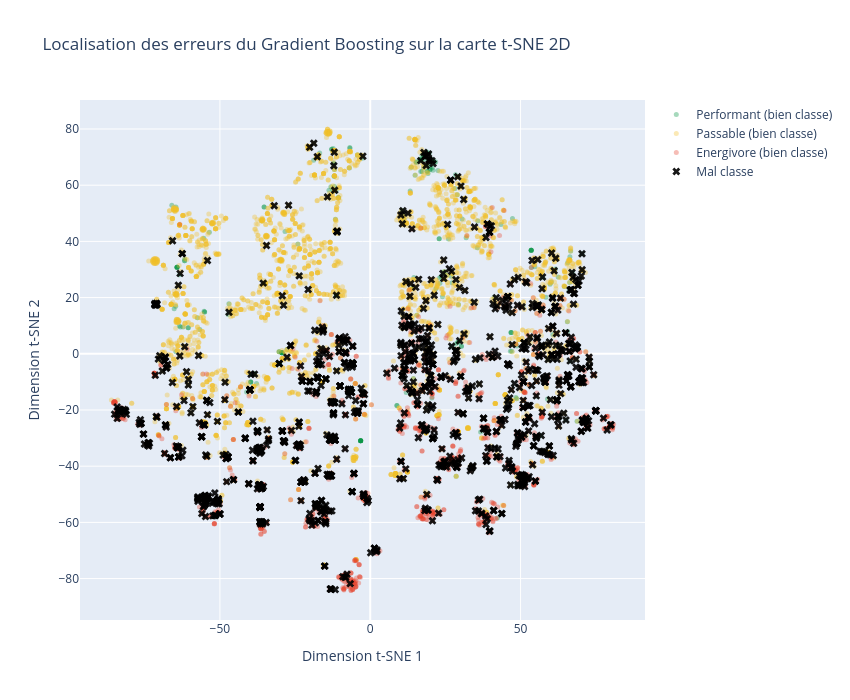

Write notebook code for a chart like this one.
### Markdown cell above
### 7.2 Localisation des erreurs

### Code cell
'''
Affiche, en Plotly, les observations mal classees par le Gradient Boosting sur la carte t-SNE
2D, pour localiser visuellement ou se concentrent les erreurs.
'''
mask_erreur = y_pred_sample != y_train_sample.values

fig = go.Figure()

for grp in GROUPS:
    mask = (y_train_sample.values == grp) & (~mask_erreur)
    fig.add_trace(go.Scatter(
        x=X_tsne[mask, 0], y=X_tsne[mask, 1], mode="markers",
        marker=dict(size=5, color=GROUP_COLORS[grp], opacity=0.35),
        name=f"{grp} (bien classe)",
    ))

fig.add_trace(go.Scatter(
    x=X_tsne[mask_erreur, 0], y=X_tsne[mask_erreur, 1], mode="markers",
    marker=dict(size=7, color="black", symbol="x", opacity=0.9),
    name="Mal classe",
))

fig.update_layout(
    title="Localisation des erreurs du Gradient Boosting sur la carte t-SNE 2D",
    xaxis_title="Dimension t-SNE 1", yaxis_title="Dimension t-SNE 2",
    width=850, height=700,
)
fig.show()

print(f"Observations mal classees dans le sous-echantillon : {mask_erreur.sum()} / {len(mask_erreur)} "
      f"({mask_erreur.mean():.1%})")

### Figure 1 — Plotly figure (JSON) as saved in the notebook; plotly's stock layout.template omitted (floating-point values rounded to 4 significant figures; data arrays with more than 128 entries replaced by an {"elided": "..."} marker saying what was removed)
{"data": [{"marker": {"color": "#00923F", "opacity": 0.35, "size": 5}, "mode": "markers", "name": "Performant (bien classe)", "type": "scatter", "x": {"elided": "236 float values"}, "y": {"elided": "236 float values"}}, {"marker": {"color": "#F2C12B", "opacity": 0.35, "size": 5}, "mode": "markers", "name": "Passable (bien classe)", "type": "scatter", "x": {"elided": "3245 float values"}, "y": {"elided": "3245 float values"}}, {"marker": {"color": "#E6442E", "opacity": 0.35, "size": 5}, "mode": "markers", "name": "Energivore (bien classe)", "type": "scatter", "x": {"elided": "1397 float values"}, "y": {"elided": "1397 float values"}}, {"marker": {"color": "black", "opacity": 0.9, "size": 7, "symbol": "x"}, "mode": "markers", "name": "Mal classe", "type": "scatter", "x": {"elided": "1122 float values"}, "y": {"elided": "1122 float values"}}], "layout": {"height": 700, "title": {"text": "Localisation des erreurs du Gradient Boosting sur la carte t-SNE 2D"}, "width": 850, "xaxis": {"title": {"text": "Dimension t-SNE 1"}}, "yaxis": {"title": {"text": "Dimension t-SNE 2"}}}}
